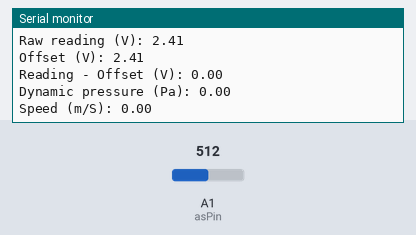
Bench run of a sketch on a simulated Arduino Uno, built with avr-gcc and run on an emulated ATmega328P. On the bench: the last lines printed to the serial monitor. Inputs (shaded band) come from the test bench; at power-on: A1 (asPin) = 512.

Above: at 1.2 s.
1.3 s: A1 (asPin) set to 716
At 2.6 s:
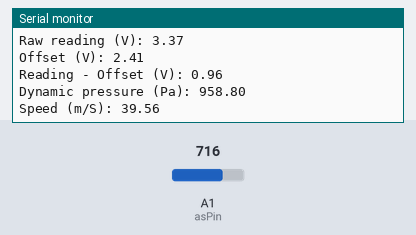
2.8 s: A1 (asPin) set to 900
At 4.1 s:
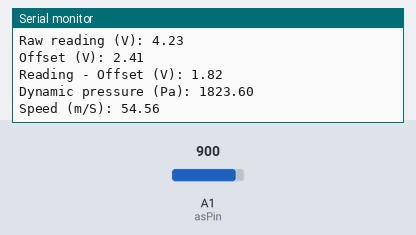
Timing chart, 0 to 5.8 s (numbered marks = the images above; inputs shaded):
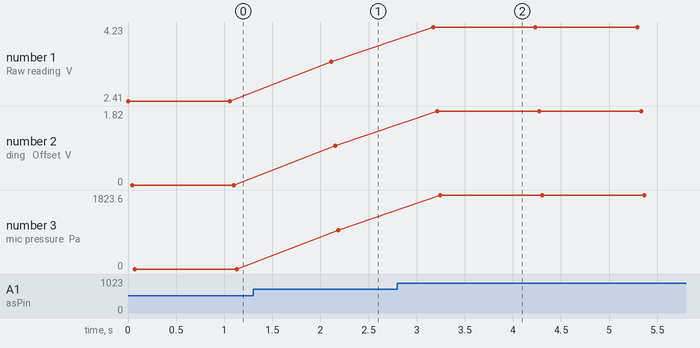

The sketch:

MPXV7002DPinit.ino
```cpp
#include <Wire.h>

int asPin = 1;
double asOffsetV = 0.0; // variable for V offset (autozero)

void setup() {
Serial.begin(9600);
asOffsetV = analogRead(asPin) * .0047; // Zero speed sensor reading * 4.7 mV per count
}

void loop() {
double asVolts = 0.0;
double compVOut = 0.0;
double dynPress = 0.0;
double airSpeed = 0.0;

asVolts = analogRead(asPin) * .0047;

Serial.print("Raw reading (V): ");
Serial.println(asVolts);

Serial.print("Offset (V): ");
Serial.println(asOffsetV);

compVOut = asVolts - asOffsetV;

Serial.print("Reading - Offset (V): ");
Serial.println(compVOut);

//dynPress = (compVOut / 5.0 - .2) / .2; // Transfer function with no autozero
if(compVOut < .005) { // Set noise to 0, min speed is ~8mph
compVOut = 0.0;
}
dynPress = compVOut * 1000.0; // With autozero, dynamic pressure in kPa = Vout, convert kPa to P

Serial.print("Dynamic pressure (Pa): ");
Serial.println(dynPress);

airSpeed = sqrt((2 * dynPress)/1.225); // Converts pressure to m/s, 1.225 k/m3 is standard air density

Serial.print("Speed (m/S): ");
Serial.println(airSpeed);
// Serial.print("*********************Speed (mph): ");
// Serial.println(airSpeed * 2.236); // m/s to mph

Serial.println();

delay(1000);
}
```

Measured:
- after the input at 1.3 s, the serial monitor: prints a new line after 0.81 s (image 1)
- after the input at 2.8 s, the serial monitor: prints a new line after 0.37 s (image 2)
- plotted number 1: 2.41 → 3.37 after the input at 1.3 s, 3.37 → 4.23 after the input at 2.8 s
- plotted number 2: 0 → 0.96 after the input at 1.3 s, 0.96 → 1.82 after the input at 2.8 s
- plotted number 3: 0 → 958.8 after the input at 1.3 s, 958.8 → 1823.6 after the input at 2.8 s
